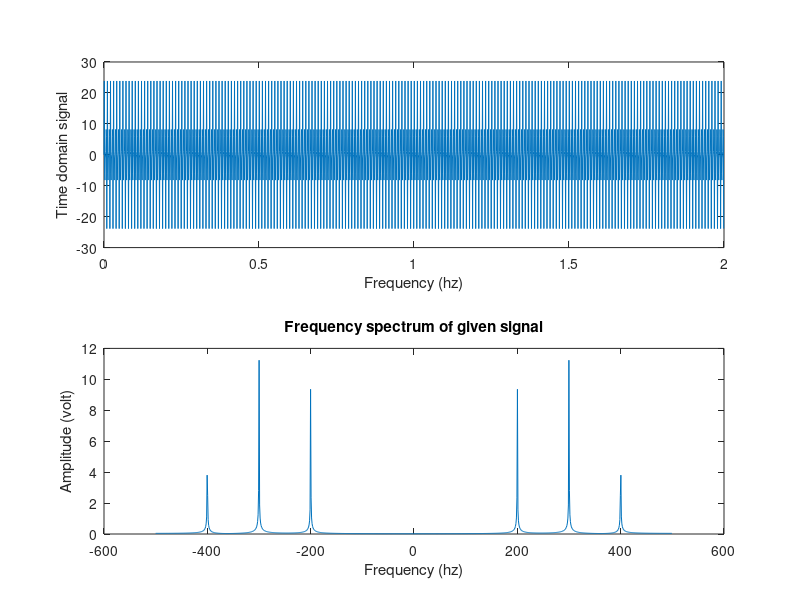

Source code (MATLAB):
clc;
clear all;
fs = 1000;
ts = 1/fs;
t = 0:ts:2-ts;
y = 10 * sin(2*pi*200*t) + 5 * sin(2*pi*400*t) + 12 * sin(2*pi*300*t);
N = 2^nextpow2(fs);

% fast fourier transform functions
yy  = fft(y,N);
yyy = fftshift (yy);
f = fs * (-N/2: N/2 -1)/N ;

% Plot graphs
subplot(2,1,1);
plot(t,y)
xlabel('Frequency (hz)');
ylabel('Time domain signal');

subplot(2,1,2);
plot(f, (2 * abs(yyy/N)));
title('Frequency spectrum of given signal');
xlabel('Frequency (hz)');
ylabel('Amplitude (volt)');